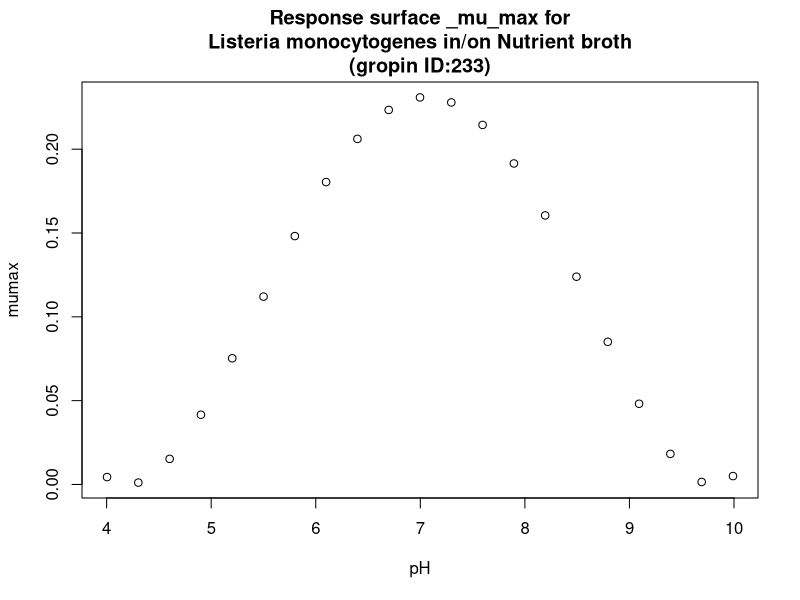

Here is the R script that generated this plot:
#############################
# start of Parameter script
#############################
pH <- seq(4.004,9.99000999000999,length.out=21)
#############################
# end of Parameter script
#############################
############################# 
# start of Model script Gropin ID 233 
#############################
 
# constant coefficients for this model
pHmin <- 4.2
pHmax <- 9.8
b2 <- 4.01
c1 <- 0.032
 
variables <- data.frame(pH)
argumentsPar <- unique.data.frame(expand.grid(variables))
 
# heart of the model
response_surface <- function(pH) {
   mumax <-b2*((pH-pHmin)*(1-exp(c1*(pH-pHmax))))^2

	return(mumax=mumax)
} 

# output parameters
responseSurface <- cbind(argumentsPar,response_surface(argumentsPar['pH']))
colnames(responseSurface) <- c(colnames(argumentsPar),'mumax')
#############################
# End of Model script
#############################
############################# 
# start of Visualisation script Gropin ID 233 
#############################
titleText <-'Response surface _mu_max for
Listeria monocytogenes in/on Nutrient broth
(gropin ID:233)'
plot(pH,responseSurface$'mumax',xlab='pH',
                          ylab='mumax',main=titleText)
#############################
# End of Visualisation script
#############################
